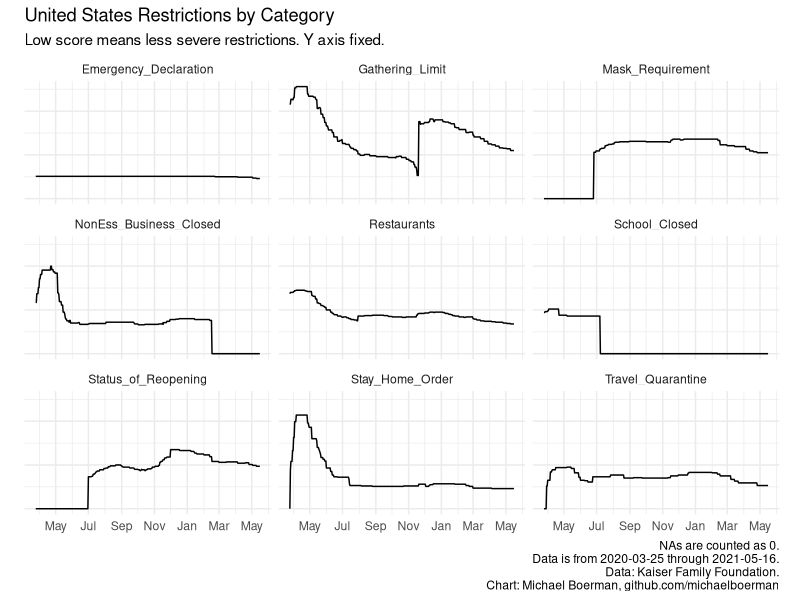
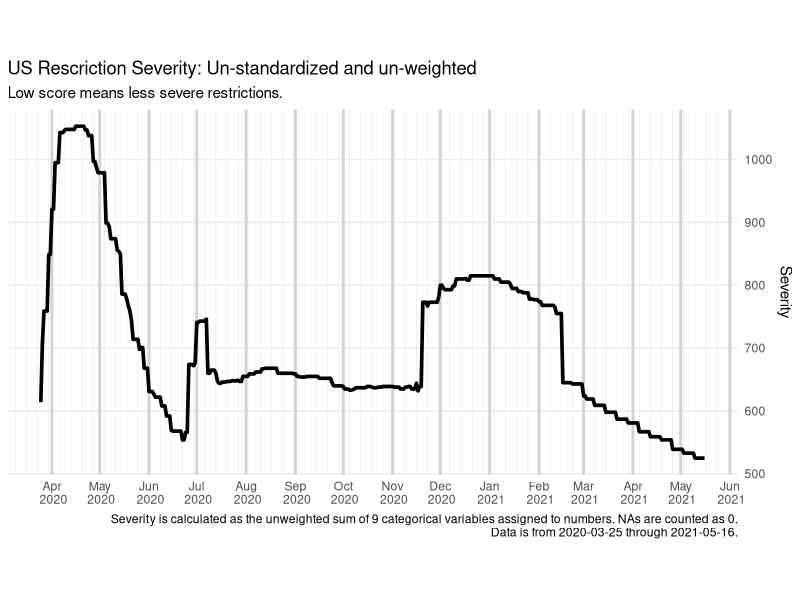
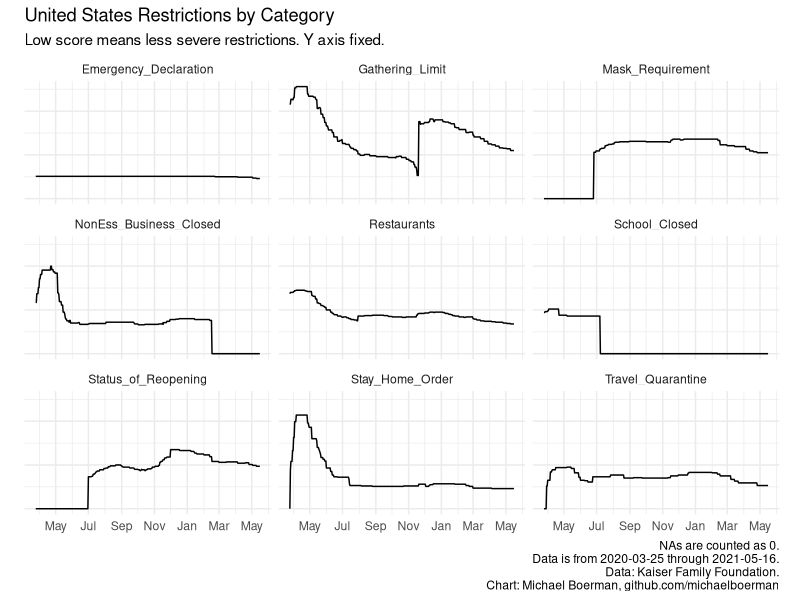
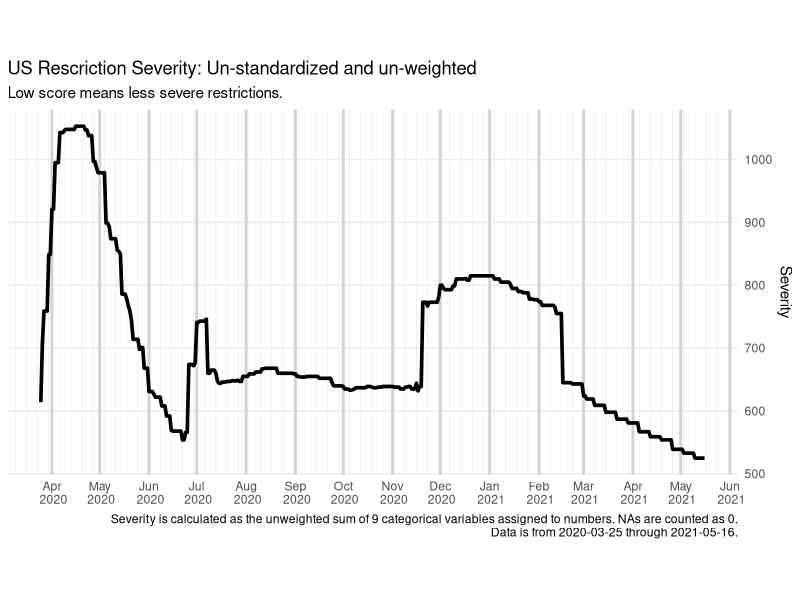

The R script that drew these images, in order:
# 032_plot_raw_series.R
# Michael Boerman January 2021
# 
# output: categories_states.png 
#         categories_national.png

# ---- Setup ------------------------------------------------------------------#

library(readr)
library(dplyr)
library(tidyr)
library(ggplot2)
library(here)

# ---- Load Previous Data -----------------------------------------------------#
# From 021_make_factor_levels:

summary_df <- read_csv(here("Intermediate_Data/summary_df.csv"))

# ---- Plots ------------------------------------------------------------------#

# 1: All Categories (facet wrapped)
summary_df %>%
  ggplot(aes(x = Date, y = sums)) +
  geom_line() +
  facet_wrap(~Category, scales = "fixed") + # fix to show the impact of each if not standardized.
  theme_minimal() +
  theme(
    axis.title.y = element_blank(),
    axis.title.x = element_blank(),
    axis.text.y = element_blank(),
    legend.position = "none",
    aspect.ratio = .5
  ) +
  scale_x_date(date_breaks = "2 month", date_labels = "%b",
               date_minor_breaks = "1 month") +
  ggtitle(
    label = "United States Restrictions by Category",
    subtitle = "Low score means less severe restrictions. Y axis fixed."
  ) +
  labs(caption = paste0("NAs are counted as 0.\n Data is from ", 
                        min(summary_df$Date), " through ", max(summary_df$Date), 
                        ".\n Data: Kaiser Family Foundation.\n Chart: Michael Boerman, github.com/michaelboerman"))
  ggsave(here("Results/plots/category_decomp.png"), width = 12, height = 6)

# 2. Aggregated into US
summary_df %>%
  group_by(Date) %>%
  summarize(total_sum = sum(sums, na.rm = T)) %>%
  ungroup() %>%
  ggplot(aes(x = Date, y = total_sum)) +
  geom_line(size = 1.25) +
  theme_minimal() +
  theme(
    panel.grid.major.x = element_line(size = 1, colour = "lightgrey"),
    panel.grid.minor.y = element_blank(),
    axis.title.x = element_blank(),
    aspect.ratio = .5
  ) +
  scale_y_continuous(position = "right") +
  scale_x_date(
    date_minor_breaks = "1 week",
    date_breaks = "1 month",
    date_labels = " %b \n %Y"
  ) +
  ggtitle(
    label = "US Rescriction Severity: Un-standardized and un-weighted",
    subtitle = "Low score means less severe restrictions."
  ) +
  labs(caption = paste0("Severity is calculated as the unweighted sum of 9 categorical variables assigned to numbers. NAs are counted as 0.\n Data is from ", min(summary_df$Date), " through ", max(summary_df$Date), ".")) +
  ylab("Severity")
  ggsave(here("Results/plots/unused_intermediates/national_index_plain.png"), width = 12, height = 6)
